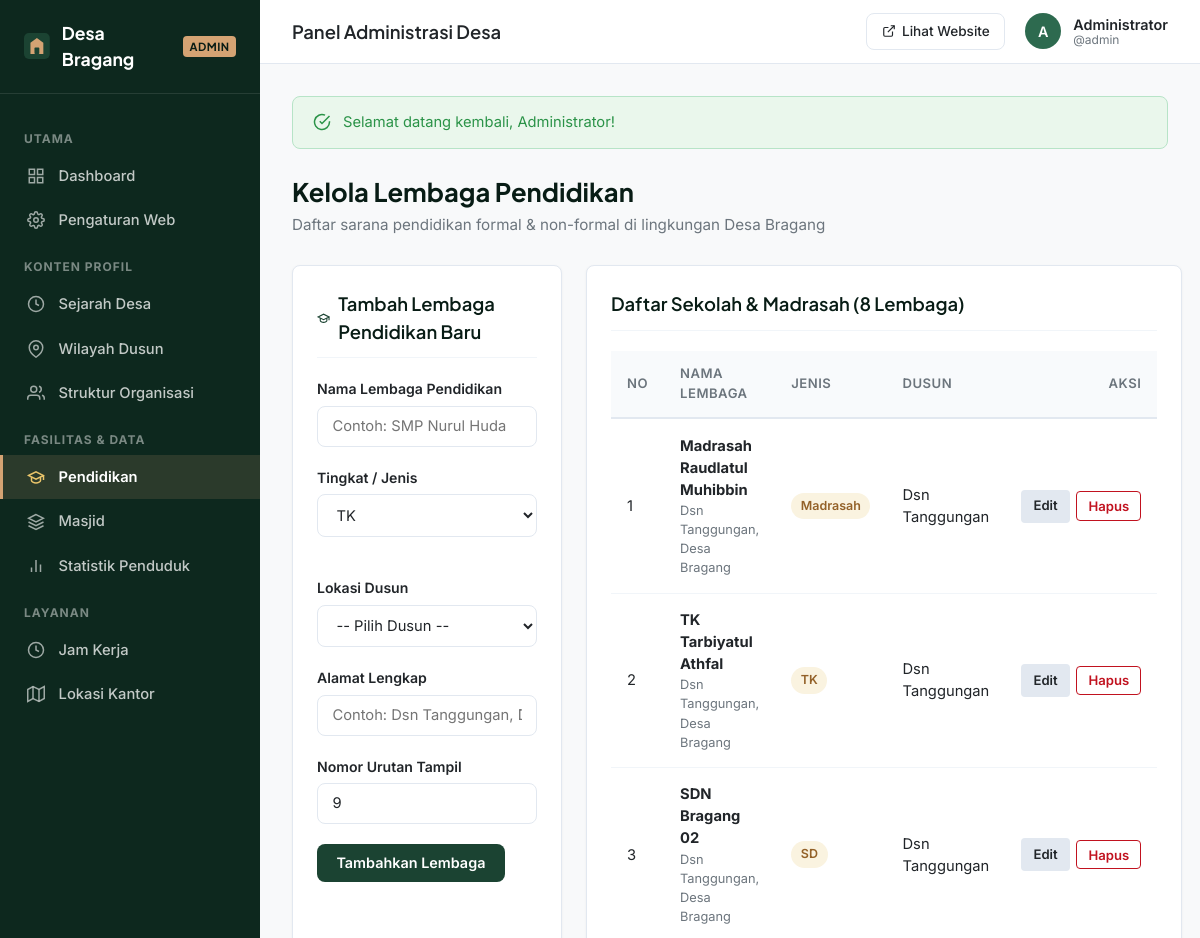
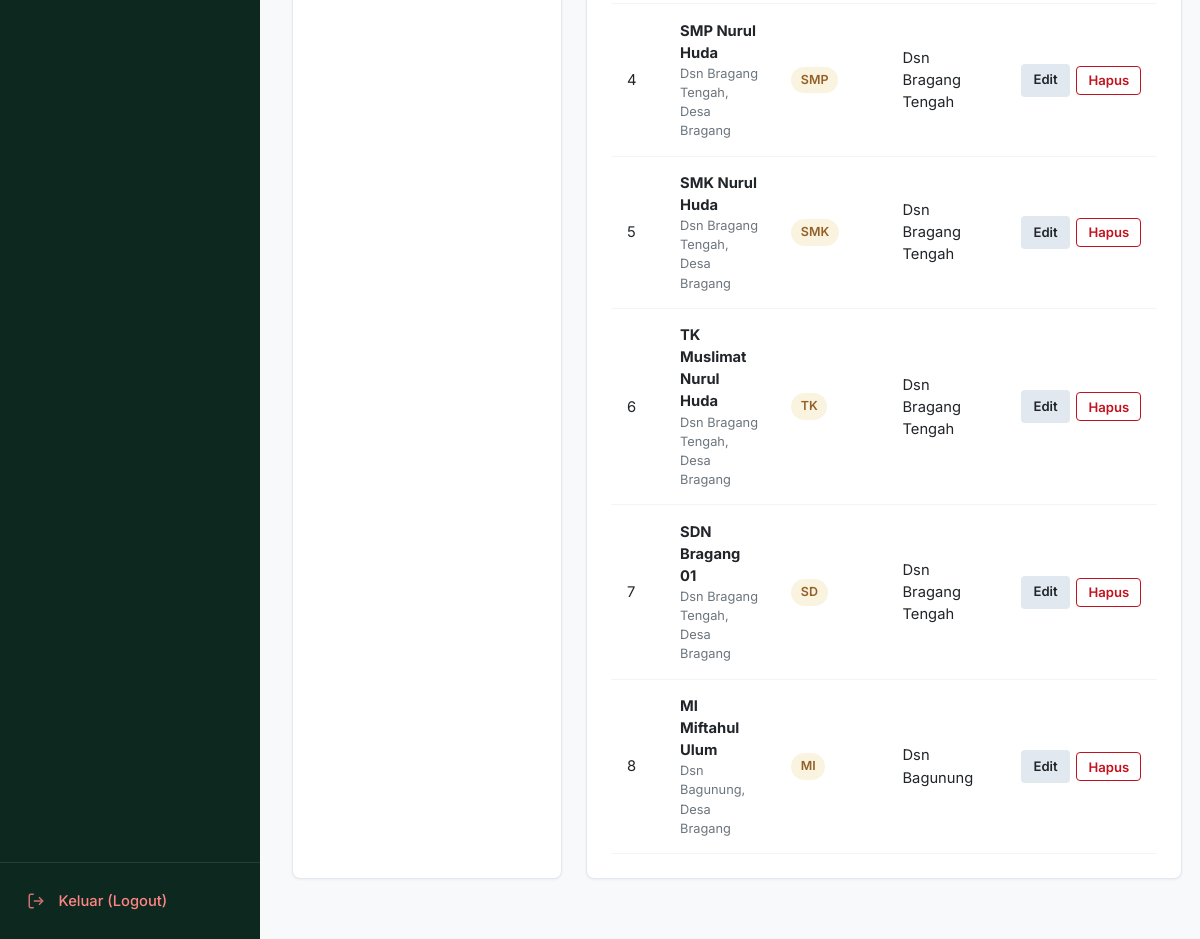
Screenshot of /admin/pendidikan.php (signed in) with the database file from the repository (2 pictures, top to bottom).
### tables this page shows
CREATE TABLE IF NOT EXISTS `pendidikan` (
    `id` INT AUTO_INCREMENT PRIMARY KEY,
    `nama` VARCHAR(200) NOT NULL,
    `jenis` VARCHAR(50) DEFAULT NULL,
    `dusun` VARCHAR(100) NOT NULL,
    `alamat` TEXT DEFAULT NULL,
    `sort_order` INT DEFAULT 0
);

### includes/helpers.php (called while the page is built, shortened)
<?php
function e($str) {
    return htmlspecialchars($str ?? '', ENT_QUOTES, 'UTF-8');
}
function getBasePath() {
    static $basePath = null;
    if ($basePath !== null) {
        return $basePath;
    }
    $appRoot = str_replace('\\', '/', realpath(dirname(__DIR__)));
    $docRoot = isset($_SERVER['DOCUMENT_ROOT']) && !empty($_SERVER['DOCUMENT_ROOT'])
        ? str_replace('\\', '/', realpath($_SERVER['DOCUMENT_ROOT']))
        : '';
    if ($docRoot && stripos($appRoot, $docRoot) === 0) {
        $sub = substr($appRoot, strlen($docRoot));
        $basePath = '/' . ltrim(str_replace('\\', '/', $sub), '/');
        $basePath = rtrim($basePath, '/');
    } else {
        $scriptDir = str_replace('\\', '/', dirname($_SERVER['SCRIPT_NAME'] ?? ''));
        $scriptDir = preg_replace('#/(admin|includes)(/.*)?$#i', '', $scriptDir);
        $basePath = rtrim($scriptDir, '/');
    }
    return $basePath;
}
function baseUrl($path = '') {
    $base = getBasePath();
    if ($path === '' || $path === '/') {
        return $base !== '' ? $base . '/' : '/';
    }
    return ($base !== '' ? $base : '') . '/' . ltrim($path, '/');
}

### admin/pendidikan.php (the view, shortened to what this page needs)
<?php
require_once __DIR__ . '/includes/admin_header.php';
$db = getDB();
$pendidikanList = $db->query('SELECT * FROM pendidikan ORDER BY sort_order ASC, id ASC')->fetchAll();
$editItem = null;
$jenisOptions = ['TK', 'SD', 'MI', 'SMP', 'SMK', 'Madrasah', 'Pondok Pesantren', 'Lainnya'];
?>
<div class="page-header-admin">
    <div>
        <h1>Kelola Lembaga Pendidikan</h1>
        <p>Daftar sarana pendidikan formal & non-formal di lingkungan Desa Bragang</p>
    </div>
</div>
<div class="grid-2">
    <div class="card">
        <div class="card-title">
            <svg width="20" height="20" viewBox="0 0 24 24" fill="none" stroke="#1B4332" stroke-width="2"><path d="M22 10v6M2 10l10-5 10 5-10 5z"/><path d="M6 12v5c0 1.1 2.7 3 6 3s6-1.9 6-3v-5"/></svg>
            <?= $editItem ? 'Edit Lembaga: ' . e($editItem['nama']) : 'Tambah Lembaga Pendidikan Baru' ?>
        </div>
        <form method="POST" action="">
            <div class="form-group">
                <label class="form-label" for="nama">Nama Lembaga Pendidikan</label>
                <input type="text" id="nama" name="nama" class="form-control" placeholder="Contoh: SMP Nurul Huda" value="<?= e($editItem['nama'] ?? '') ?>" required>
            </div>
            <div class="form-row">
                <div class="form-group">
                    <label class="form-label" for="jenis">Tingkat / Jenis</label>
                    <select id="jenis" name="jenis" class="form-control" required>
                        <?php foreach ($jenisOptions as $opt): ?>
                        <option value="<?= e($opt) ?>" <?= ($editItem['jenis'] ?? '') === $opt ? 'selected' : '' ?>><?= e($opt) ?></option>
                        <?php endforeach; ?>
                    </select>
                </div>
                <div class="form-group">
                    <label class="form-label" for="dusun">Lokasi Dusun</label>
                    <select id="dusun" name="dusun" class="form-control" required>
                        <option value="">-- Pilih Dusun --</option>
                    </select>
                </div>
            </div>
            <div class="form-group">
                <label class="form-label" for="alamat">Alamat Lengkap</label>
                <input type="text" id="alamat" name="alamat" class="form-control" placeholder="Contoh: Dsn Tanggungan, Desa Bragang" value="<?= e($editItem['alamat'] ?? '') ?>">
            </div>
            <div class="form-group">
                <label class="form-label" for="sort_order">Nomor Urutan Tampil</label>
                <input type="number" id="sort_order" name="sort_order" class="form-control" value="<?= (int)($editItem['sort_order'] ?? (count($pendidikanList) + 1)) ?>">
            </div>
            <div style="display: flex; gap: 0.5rem;">
                <button type="submit" class="btn btn-primary">
                    <?= $editItem ? 'Simpan Perubahan' : 'Tambahkan Lembaga' ?>
                </button>
            </div>
        </form>
    </div>
    <div class="card">
        <div class="card-title">
            Daftar Sekolah & Madrasah (<?= count($pendidikanList) ?> Lembaga)
        </div>
        <div class="table-responsive">
            <table class="admin-table">
                <thead>
                    <tr>
                        <th style="width: 50px;">No</th>
                        <th>Nama Lembaga</th>
                        <th>Jenis</th>
                        <th>Dusun</th>
                        <th style="text-align: right;">Aksi</th>
                    </tr>
                </thead>
                <tbody>
                    <?php if (empty($pendidikanList)): ?>
                    <tr><td colspan="5" style="text-align:center; color: var(--text-muted);">Belum ada data lembaga pendidikan.</td></tr>
                    <?php else: foreach ($pendidikanList as $i => $p): ?>
                    <tr>
                        <td><?= $i + 1 ?></td>
                        <td>
                            <strong><?= e($p['nama']) ?></strong>
                            <?php if (!empty($p['alamat'])): ?>
                            <div style="font-size: 0.8rem; color: var(--text-muted);"><?= e($p['alamat']) ?></div>
                            <?php endif; ?>
                        </td>
                        <td><span class="badge badge-amber"><?= e($p['jenis']) ?></span></td>
                        <td>Dsn <?= e($p['dusun']) ?></td>
                        <td style="text-align: right;">
                            <div class="table-actions" style="justify-content: flex-end;">
                                <a href="<?= baseUrl('/admin/pendidikan.php?edit=' . $p['id']) ?>" class="btn btn-sm btn-secondary" title="Edit">
                                    Edit
                                </a>
                                <form method="POST" action="<?= baseUrl('/admin/pendidikan.php') ?>" style="display:inline-block;" onsubmit="return confirm('Hapus lembaga <?= e($p['nama']) ?>?')">
                                    <button type="submit" class="btn btn-sm btn-outline-danger" title="Hapus">
                                        Hapus
                                    </button>
                                </form>
                            </div>
                        </td>
                    </tr>
                    <?php endforeach; endif; ?>
                </tbody>
            </table>
        </div>
    </div>
</div>
<?php require_once __DIR__ . '/includes/admin_footer.php'; ?>

### assets/css/admin.css (style rules this page uses)
:root { --primary: #1B4332; --primary-light: #2D6A4F; --primary-dark: #081C15; --accent: #D4A373; --accent-light: #E9C46A; --accent-soft: #FAF3E0; --bg-cream: #FEFAE0; --bg-white: #FFFFFF; --bg-gray: #F8F9FA; --bg-sidebar: #0D281E; --text-dark: #212529; --text-muted: #6C757D; --border-color: #E2E8F0; --border-light: #F1F5F9; --danger: #C1121F; --danger-light: #FDF0ED; --success: #2B9348; --success-light: #EAF7EC; --info: #0077B6; --info-light: #E0F2FE; --font-heading: 'Plus Jakarta Sans', -apple-system, BlinkMacSystemFont, sans-serif; --font-body: 'Inter', -apple-system, BlinkMacSystemFont, sans-serif; --radius-sm: 4px; --radius: 8px; --radius-lg: 12px; --shadow-sm: 0 1px 3px rgba(0, 0, 0, 0.05); --shadow: 0 4px 6px -1px rgba(0, 0, 0, 0.07); --sidebar-width: 260px; --header-height: 64px; }
*, *::before, *::after { box-sizing: border-box; margin: 0; padding: 0; }
body { font-family: var(--font-body); font-size: 15px; line-height: 1.5; color: var(--text-dark); background-color: var(--bg-gray); min-height: 100vh; }
.page-header-admin { display: flex; justify-content: space-between; align-items: center; margin-bottom: 1.75rem; flex-wrap: wrap; gap: 1rem; }
.page-header-admin h1 { font-family: var(--font-heading); font-size: 1.6rem; color: var(--primary-dark); font-weight: 700; }
.page-header-admin p { color: var(--text-muted); font-size: 0.95rem; margin-top: 0.2rem; }
.card { background: var(--bg-white); border: 1px solid var(--border-color); border-radius: var(--radius); padding: 1.5rem; margin-bottom: 1.75rem; box-shadow: var(--shadow-sm); }
.card-title { font-family: var(--font-heading); font-size: 1.15rem; font-weight: 600; color: var(--primary-dark); margin-bottom: 1.25rem; display: flex; align-items: center; gap: 0.5rem; border-bottom: 1px solid var(--border-light); padding-bottom: 0.75rem; }
.grid-2 { display: grid; grid-template-columns: repeat(2, 1fr); gap: 1.5rem; }
.table-responsive { overflow-x: auto; width: 100%; }
.admin-table { width: 100%; border-collapse: collapse; font-size: 0.92rem; text-align: left; }
.admin-table th { background: #F8FAFC; color: var(--text-muted); font-weight: 600; padding: 0.85rem 1rem; border-bottom: 2px solid var(--border-color); font-size: 0.82rem; text-transform: uppercase; letter-spacing: 0.5px; }
.admin-table td { padding: 0.95rem 1rem; border-bottom: 1px solid var(--border-light); vertical-align: middle; }
.table-actions { display: flex; gap: 0.4rem; align-items: center; }
.btn { display: inline-flex; align-items: center; justify-content: center; gap: 0.4rem; font-family: var(--font-body); font-size: 0.9rem; font-weight: 600; padding: 0.6rem 1.15rem; border-radius: var(--radius); border: 1px solid transparent; cursor: pointer; text-decoration: none; transition: all 0.2s ease; }
.btn-sm { padding: 0.35rem 0.7rem; font-size: 0.82rem; border-radius: var(--radius-sm); }
.btn-primary { background: var(--primary); color: #FFFFFF; }
.btn-secondary { background: #E2E8F0; color: var(--text-dark); }
.btn-outline-danger { background: transparent; border-color: var(--danger); color: var(--danger); }
.badge { display: inline-block; padding: 0.25rem 0.6rem; font-size: 0.78rem; font-weight: 600; border-radius: 9999px; background: #E2E8F0; color: var(--text-dark); }
.badge-amber { background: var(--accent-soft); color: #936128; }
.form-group { margin-bottom: 1.25rem; }
.form-label { display: block; margin-bottom: 0.4rem; font-weight: 600; font-size: 0.88rem; color: var(--text-dark); }
.form-control { width: 100%; padding: 0.65rem 0.9rem; font-family: var(--font-body); font-size: 0.92rem; border: 1px solid var(--border-color); border-radius: var(--radius); background: var(--bg-white); color: var(--text-dark); transition: border-color 0.2s; }
.form-row { display: grid; grid-template-columns: repeat(auto-fit, minmax(220px, 1fr)); gap: 1.25rem; }

### rows the page displays
pendidikan: nama "Madrasah Raudlatul Muhibbin", alamat "Dsn Tanggungan, Desa Bragang", jenis "Madrasah", dusun "Tanggungan"
pendidikan: nama "TK Tarbiyatul Athfal", alamat "Dsn Tanggungan, Desa Bragang", jenis "TK", dusun "Tanggungan"
pendidikan: nama "SDN Bragang 02", alamat "Dsn Tanggungan, Desa Bragang", jenis "SD", dusun "Tanggungan"
pendidikan: nama "SMP Nurul Huda", alamat "Dsn Bragang Tengah, Desa Bragang", jenis "SMP", dusun "Bragang Tengah"
pendidikan: nama "SMK Nurul Huda", alamat "Dsn Bragang Tengah, Desa Bragang", jenis "SMK", dusun "Bragang Tengah"
pendidikan: nama "TK Muslimat Nurul Huda", alamat "Dsn Bragang Tengah, Desa Bragang", jenis "TK", dusun "Bragang Tengah"
pendidikan: nama "SDN Bragang 01", alamat "Dsn Bragang Tengah, Desa Bragang", jenis "SD", dusun "Bragang Tengah"
pendidikan: nama "MI Miftahul Ulum", alamat "Dsn Bagunung, Desa Bragang", jenis "MI", dusun "Bagunung"

### other values shown
$siteName "Desa Bragang"
substr($currentUser['nama'] ?? 'A', 0, 1) "A"
$currentUser['nama'] "Administrator"
$currentUser['username'] "admin"
$flash['message'] "Selamat datang kembali, Administrator!"
count($pendidikanList) "8"
form field jenis "TK"
